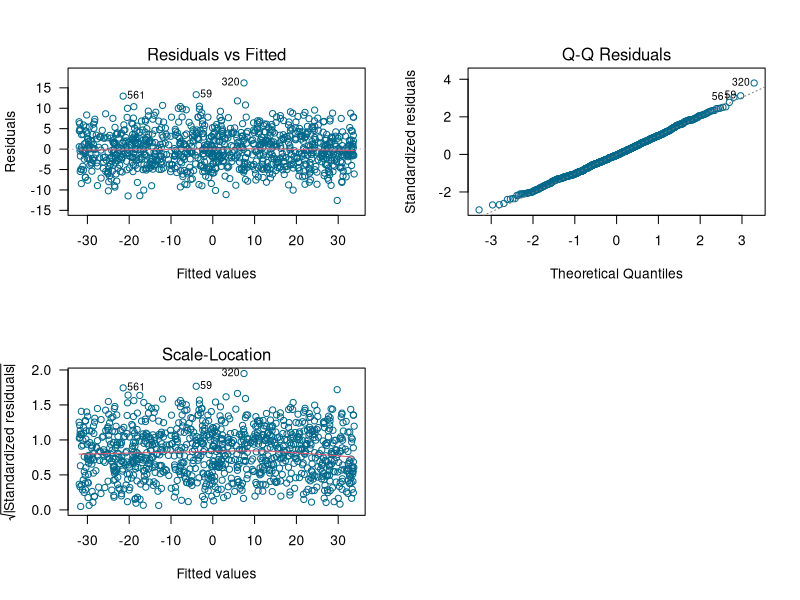
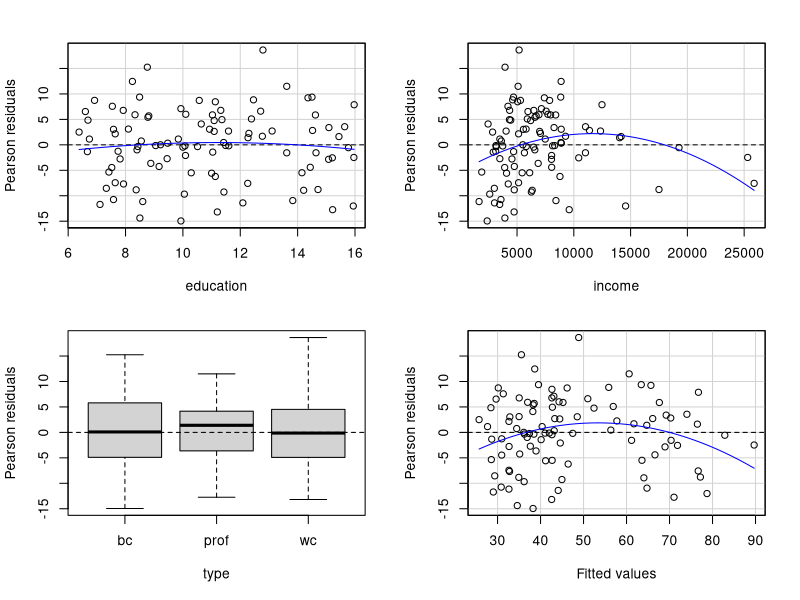
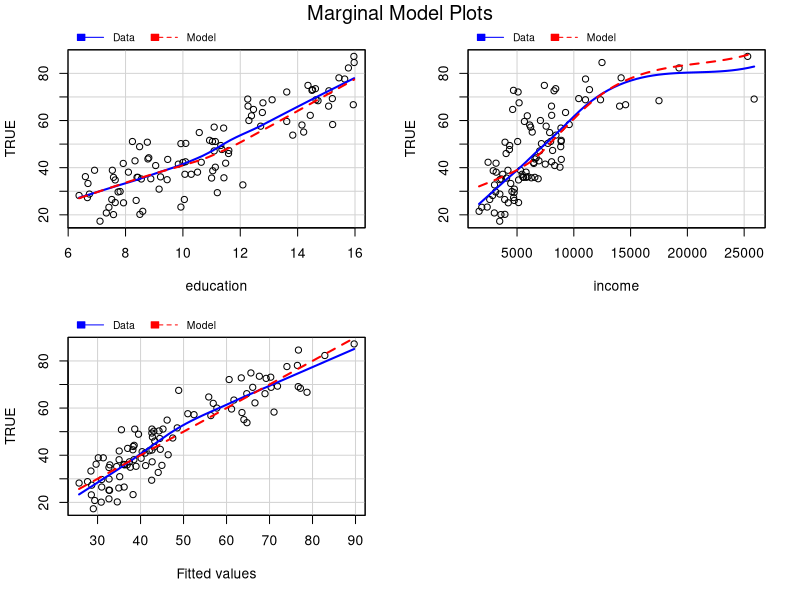

Here is the R script that generated these plots, in order:
## ---- chunk 1
gen_dat <- function(n) {
  varianza <- 16
  x <- runif(n=n, min=-5, max=6)
  media <- 4 - 6 * x
  y <- rnorm(n=n, mean=media, sd=sqrt(varianza))
  marco_datos <- data.frame(y=y, x=x)
  return(marco_datos)
}

datos <- gen_dat(n=1000)
mod <- lm(y ~ x, data=datos)
## ---- chunk 2
par(mfrow=c(2, 2))
plot(mod, las=1, col='deepskyblue4', which=1:3)
## ---- chunk 3
y <- c(2, 3, 6, 5)
x <- c(3, 5, 6, 7)
z <- c(5, 4, 6, 3)
## ---- chunk 4
# Forma 1
X <- cbind(1, x, z)
H <- X %*% solve(t(X) %*% X) %*% t(X)
H
diag(H)

# Forma 2
mod <- lm(y ~ x + z)
hatvalues(mod)

# Form3
lm.influence(mod)$hat
## ---- chunk 5
library(car)
str(Prestige)
prestige_mod <- lm (prestige ~ education + income + type, data=Prestige)
## ---- chunk 6
residualPlots(prestige_mod)
## ---- chunk 7

marginalModelPlots(prestige_mod)
